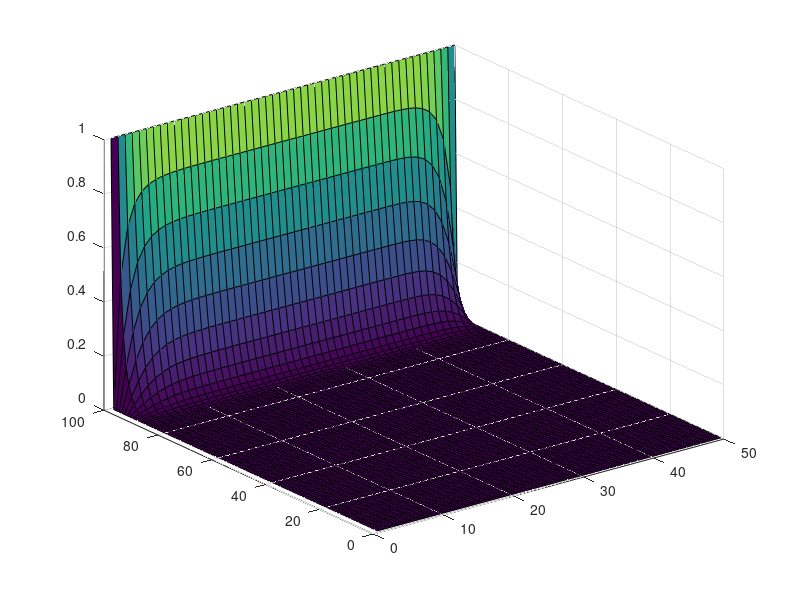

The MATLAB source for this figure:
function [] = VoltageFEM(iterations)
if nargin == 0, iterations = 20; end

clc;
xSize = 100;
ySize = 50;
V = zeros(xSize,ySize);


for i = 1:ySize
    V(xSize, i) = 1;
end


for run = 1:iterations
    for i = 2:xSize-1
        for k = 2:ySize -1
            V(i,k) = (V(i+1,k) + V(i-1,k) + V(i,k+1) + V(i,k-1))/4;
        end
    end
end

surf(V)

end

